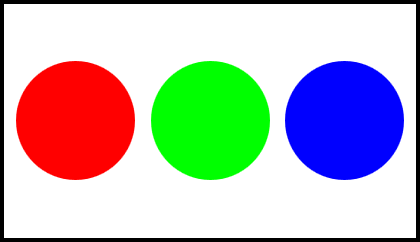
#> input picture src/ExemplosOpenCV/bolinhas.png, 420 x 242 px
$ python HelloBinary.py
#> lines starting #> are read from the running program, lines starting #| are printed output that depends on the picture; after the words box and inside, x2 and y2 are one past the last pixel; in counts of white or black regions, pixels touching at a corner belong together
import numpy as np
import cv2 as cv

img = cv.imread('../../src/ExemplosOpenCV/bolinhas.png')
#> img is the input picture: shape (242, 420, 3); mean B, G, R 186.2, 186.2, 186.2
imgGrayscale = img.copy()

altura = img.shape[0]
#> altura = 242
largura = img.shape[1]
#> largura = 420

limiar = 200

for i in range (altura):
    for j in range(largura):
        # obter os valores de R, G e B do pixel i j visitado
        b = img.item(i,j,0) # Canal Azul - B
        g = img.item(i,j,1) # Canal Verde - G
        r = img.item(i,j,2) # Canal Vermelho - R

        #mediaPonderada = r * 0.2125 + g * 0.7154 + b * 0.0721
        mediaPonderada = g
        valorBin = 0
        if mediaPonderada >= limiar:
            valorBin = 255

        imgGrayscale[i,j,0] = valorBin
        imgGrayscale[i,j,1] = valorBin
        imgGrayscale[i,j,2] = valorBin
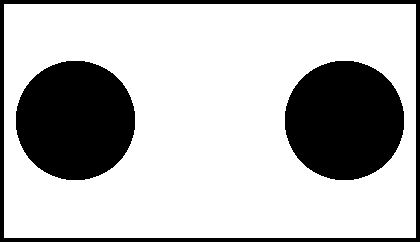
#> imgGrayscale: shape (242, 420, 3); 72.8% white; 3 black regions, box (x1, y1, x2, y2) and area: (16, 61, 135, 180) 11219, (285, 61, 404, 180) 11219, (0, 0, 420, 242) 5232


cv.imshow('Imagem Original', img)
cv.imshow('Imagem binaria',imgGrayscale)
k = cv.waitKey(0)
#> (key Esc is pressed here)
